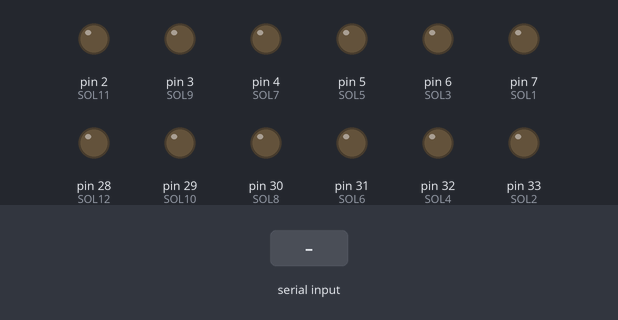
Bench run of a sketch on a simulated Arduino Mega 2560, built with avr-gcc and run on an emulated ATmega2560. Parts: output pins drawn as LEDs (lit = HIGH). The inputs (shaded band) are chosen by the test bench.

Above: at 1.2 s.
1.3 s: "A" received over Serial
At 2.5 s:
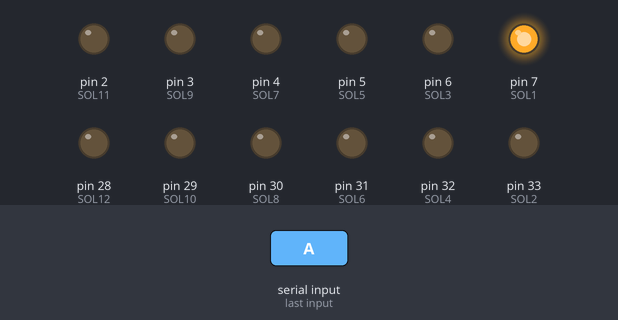
2.8 s: byte 71 ('G') received over Serial
At 3.7 s:
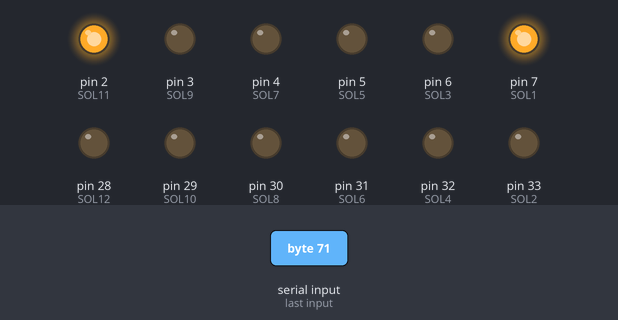
4.3 s: byte 76 ('L') received over Serial
At 4.8 s:
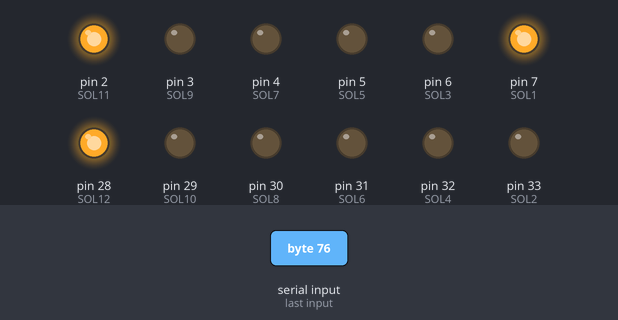
5.8 s: byte 97 ('a') received over Serial
At 7.0 s:
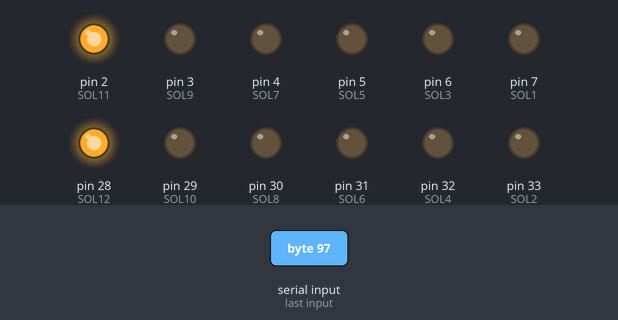
7.3 s: "H" received over Serial
At 8.3 s:
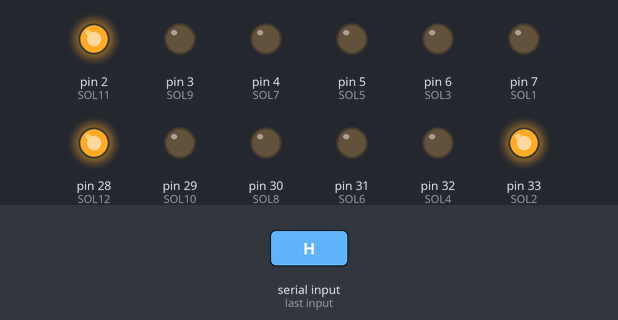
8.8 s: "B" received over Serial
At 9.4 s:
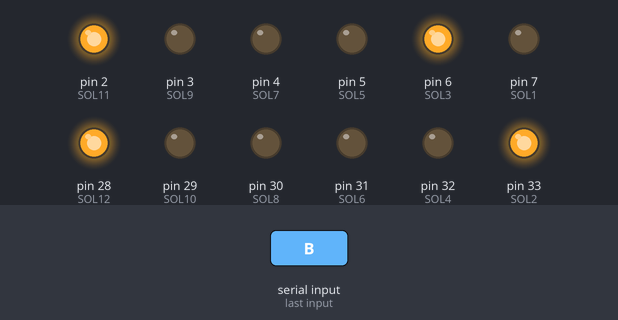
Timing chart, 0 to 11.3 s (numbered marks = the images above; inputs shaded):
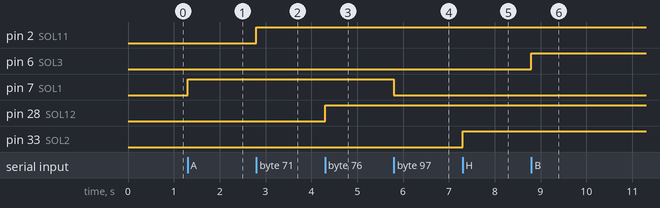

Measured:
- after the input at 1.3 s, pin 7 (SOL1): LOW → HIGH at once
- after the input at 2.8 s, pin 2 (SOL11): LOW → HIGH at once
- after the input at 4.3 s, pin 28 (SOL12): LOW → HIGH at once
- after the input at 5.8 s, pin 7 (SOL1): HIGH → LOW at once
- after the input at 7.3 s, pin 33 (SOL2): LOW → HIGH at once
- after the input at 8.8 s, pin 6 (SOL3): LOW → HIGH at once

The sketch:

ArduinoEncoder.ino
```cpp
//This file is the sketch used on ALL 3 Microcontrollers for the Thongophone.
//Determines what pin to set to HIGH (solenoid to fire) based on character taken in from the RPi.
//This sketch works for both live play and midi file play.

//Author: Deaja Vital

// defining solenoid pins
const int SOL1 = 7;
const int SOL2 = 33;
const int SOL3 = 6;
const int SOL4 = 32;
const int SOL5 = 5;
const int SOL6 = 31;
const int SOL7 = 4;
const int SOL8 = 30;
const int SOL9 = 3;
const int SOL10 = 29;
const int SOL11 = 2;
const int SOL12 = 28;

void setup()
{

  pinMode (SOL1, OUTPUT); // Set Arduino board pin to output
  pinMode (SOL2, OUTPUT); // Set Arduino board pin to output
  pinMode (SOL3, OUTPUT); // Set Arduino board pin to output
  pinMode (SOL4, OUTPUT); // Set Arduino board pin to output
  pinMode (SOL5, OUTPUT); // Set Arduino board pin to output
  pinMode (SOL6, OUTPUT); // Set Arduino board pin to output
  pinMode (SOL7, OUTPUT); // Set Arduino board pin to output
  pinMode (SOL8, OUTPUT); // Set Arduino board pin to output
  pinMode (SOL9, OUTPUT); // Set Arduino board pin to output
  pinMode (SOL10, OUTPUT); // Set Arduino board pin to output
  pinMode (SOL11, OUTPUT); // Set Arduino board pin to output
  pinMode (SOL12, OUTPUT); // Set Arduino board pin to output

  digitalWrite (SOL1, LOW); // Set Arduino board pin to LOW
  digitalWrite (SOL2, LOW); // Set Arduino board pin to LOW
  digitalWrite (SOL3, LOW); // Set Arduino board pin to LOW
  digitalWrite (SOL4, LOW); // Set Arduino board pin to LOW
  digitalWrite (SOL5, LOW); // Set Arduino board pin to LOW
  digitalWrite (SOL6, LOW); // Set Arduino board pin to LOW
  digitalWrite (SOL7, LOW); // Set Arduino board pin to LOW
  digitalWrite (SOL8, LOW); // Set Arduino board pin to LOW
  digitalWrite (SOL9, LOW); // Set Arduino board pin to LOW
  digitalWrite (SOL10, LOW); // Set Arduino board pin to LOW
  digitalWrite (SOL11, LOW); // Set Arduino board pin to LOW
  digitalWrite (SOL12, LOW); // Set Arduino board pin to LOW

  // Setting data rate for data transmission
  Serial.begin(9600);

}

void loop()
{

  // Checks if there is data from serial port
  if (Serial.available() > 0)
  {

    // Read the incoming data and store in the character data
    char data = Serial.read();

    // ------- Note on ---------
      // If A is recieved
      // Note A
      if (data == 'A')
      {
        // Turn on solenoid 1
        digitalWrite(SOL1, HIGH);
      }

      // If H is recieved
      // Note #A
      else if (data == 'H')
      {
        // Turn on solenoid 2
        digitalWrite(SOL2, HIGH);
      }
      // If B is recieved
      // Note B
      else if (data == 'B')
      {
        // Turn on solenoid 3
        digitalWrite(SOL3, HIGH);
      }

      // If C is recieved
      // Note C
      else if (data == 'C')
      {
        // Turn on solenoid 4
        digitalWrite(SOL4, HIGH);
      }

      // If I is recieved
      // Note C#
      else if (data == 'I')
      {
        // Turn on solenoid 5
        digitalWrite(SOL5, HIGH);
      }

      // If D is recieved
      // Note D
      else if (data == 'D')
      {
        // Turn on solenoid 6
        digitalWrite(SOL6, HIGH);
      }

      // If J is recieved
      // Note D#
      else if (data == 'J')
      {
        // Turn on solenoid 7
        digitalWrite(SOL7, HIGH);
      }

      // If E is recieved
      // Note E
      else if (data == 'E')
      {
        // Turn on solenoid 8
        digitalWrite(SOL8, HIGH);
      }

      // If F is recieved
      // Note F
      else if (data == 'F')
      {
        // Turn on solenoid 9
        digitalWrite(SOL9, HIGH);
      }

      // If K is recieved
      // Note F#
      else if (data == 'K')
      {
        // Turn on solenoid 10
        digitalWrite(SOL10, HIGH);
      }

      // If G is recieved
      // Note G
      else if (data == 'G')
      {
        // Turn on solenoid 11
        digitalWrite(SOL11, HIGH);
      }

      // If L is recieved
      // Note G#
      else if (data == 'L')
      {
        // Turn on solenoid 12
        digitalWrite(SOL12, HIGH);
      }

    // ------- Note off ---------
      // If a is recieved
      // Note A
      else if (data == 'a')
      {
        // Turn off solenoid 1
        digitalWrite(SOL1, LOW);
      }

      // If h is recieved
      // Note A#
      else if (data == 'h')
      {
        // Turn off solenoid 2
        digitalWrite(SOL2, LOW);
      }
      // If b is recieved
      // Note B
      else if (data == 'b')
      {
        // Turn off solenoid 3
        digitalWrite(SOL3, LOW);
      }

      // If c is recieved
      // Note C
      else if (data == 'c')
      {
        // Turn off solenoid 4
        digitalWrite(SOL4, LOW);
      }

      // If i is recieved
      // Note C#
      else if (data == 'i')
      {
        // Turn off solenoid 5
        digitalWrite(SOL5, LOW);
      }

      // If d is recieved
      // Note D
      else if (data == 'd')
      {
        // Turn off solenoid 6
        digitalWrite(SOL6, LOW);
      }

      // If j is recieved
      // Note D#
      else if (data == 'j')
      {
        // Turn off solenoid 7
        digitalWrite(SOL7, LOW);
      }

      // If e is recieved
      // Note E
      else if (data == 'e')
      {
        // Turn off solenoid 8
        digitalWrite(SOL8, LOW);
      }

      // If f is recieved
      // Note F
      else if (data == 'f')
      {
        // Turn off solenoid 9
        digitalWrite(SOL9, LOW);
      }

      // If k is recieved
      // Note F#
      else if (data == 'k')
      {
        // Turn off solenoid 10
        digitalWrite(SOL10, LOW);
      }

      // If g is recieved
      // Note G
      else if (data == 'g')
      {
        // Turn off solenoid 11
        digitalWrite(SOL11, LOW);
      }

      // If l is recieved
      // Note G#
      else if (data == 'l')
      {
        // Turn off solenoid 12
        digitalWrite(SOL12, LOW);
      }

  }

}
```
